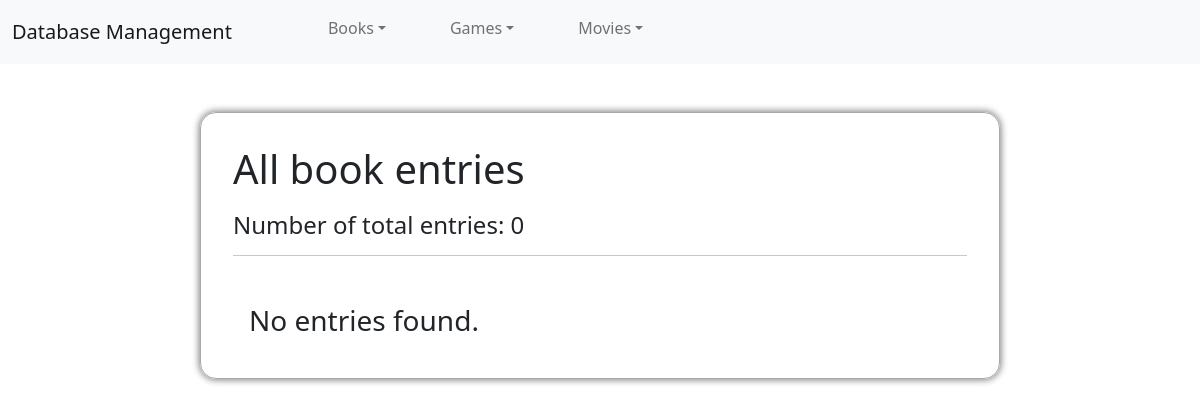
/books/all/, run on an earlier commit of the app's database.
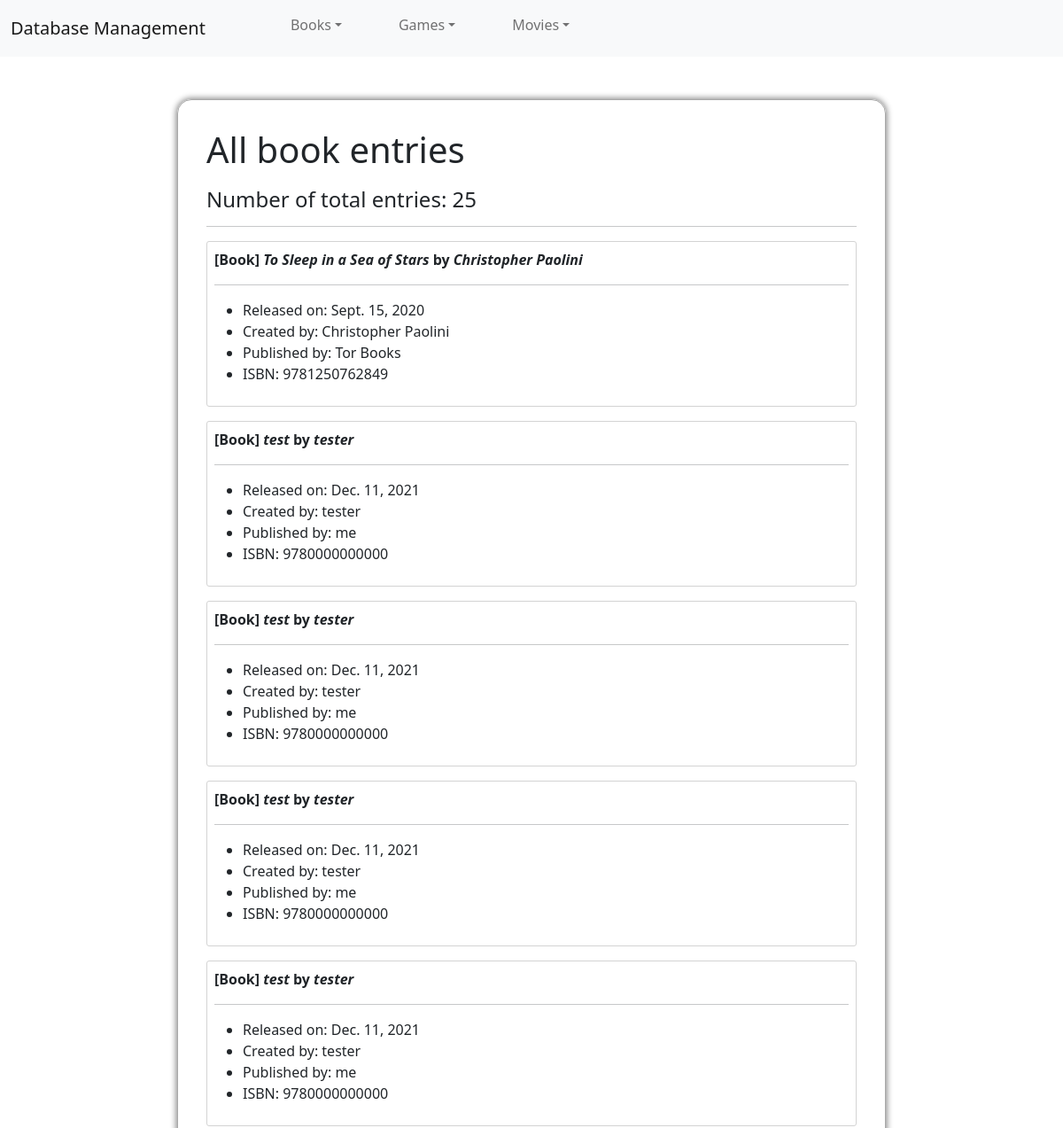
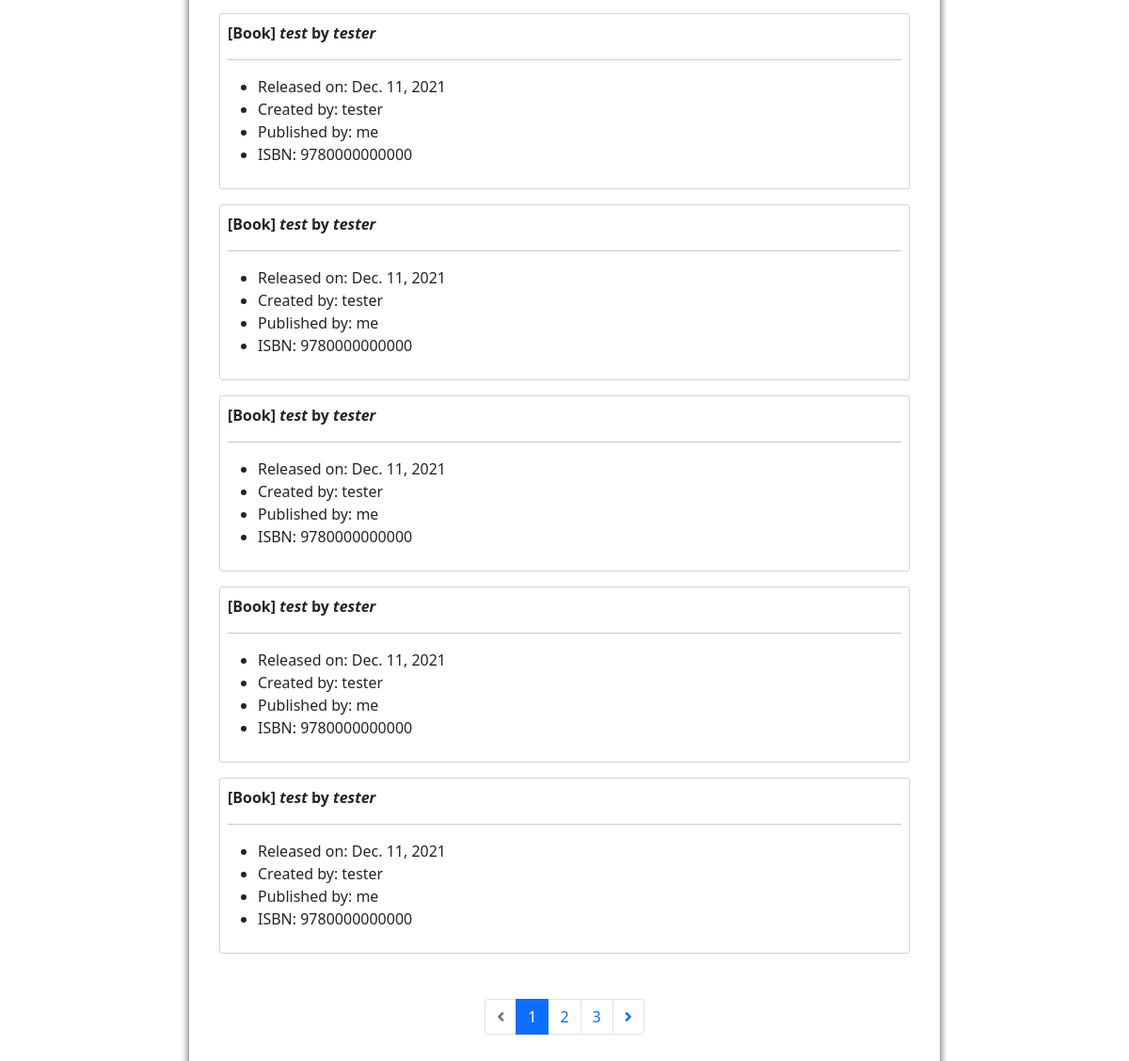
And on a later commit of the database (2 pictures, top to bottom).
### database/models.py (models this page shows)
class Book(models.Model):
    title = models.CharField(max_length=256)
    creator = models.TextField()
    published_by = models.TextField(blank=True, null=True)
    release_date = models.DateField(blank=True, null=True)
    isbn = models.IntegerField(null=True)

### database/views.py (the view)
# urls.py: path('books/all/', all_books, name='all_books'),
def all_books(request):
    return return_all_entries(request, Book, 'book')

### database/views.py (called while the page is built)
def return_all_entries(request, model, name):
    objects = model.objects.all()
    paginator = Paginator(objects, 10)
    page_num = request.GET.get('page')
    page_obj = paginator.get_page(page_num)
    return render(request, 'all_entries.html', {
        'objects': page_obj,
        'category_name': name,
        'num_entries': model.objects.all().count()
    })

### templates/all_entries.html
{% extends "base.html" %}
{% block body %}
    <h1>All {{ category_name }} entries</h1>
    <h2 class="total-entries">Number of total entries: {{ num_entries }}</h2>
    <hr>
    <div class="entries-container">
        {% for object in objects %}
            <div class="entry mt-3 p-2">
                <div class="head-text fw-bold">
                    {% if object.creator %}
                        <p>[{{ category_name.capitalize }}] <i>{{ object.title }}</i> by <i>{{ object.creator }}</i></p>
                    {% elif object.title %}
                        <p>[{{ category_name.capitalize }}] <i>{{ object.title }}</i></p>
                    {% else %}
                        <p>[{{ category_name.capitalize }}] Not enough information provided.</p>
                    {% endif %}
                </div>
                <hr>
                <div class="details-text">
                    <ul>
                        {% if object.release_date %}
                            <li>Released on: {{ object.release_date }}</li>
                        {% endif %}
                        {% if object.creator %}
                            <li>Created by: {{ object.creator }}</li>
                        {% endif %}
                        {% if object.published_by %}
                            <li>Published by: {{ object.published_by }}</li>
                        {% endif %}
                        {% if object.isbn %}
                            <li>ISBN: {{ object.isbn }}</li>
                        {% endif %}
                    </ul>
                </div>
            </div>
        {% empty %}
            <h3 class="mt-5 ms-3">No entries found.</h2>
        {% endfor %}
    </div>
    {% if objects.has_other_pages %}
        <div class="container px-4 mt-5">
            <ul class="pagination justify-content-center">
                {% if objects.has_previous %}
                    <li class="page-item"><a class="page-link" href="?page={{ objects.previous_page_number }}"><span class="fa fa-angle-left"></span></a></li>
                {% else %}
                    <li class="page-item disabled"><span class="page-link"><span class="fa fa-angle-left"></span></span></li>
                {% endif %}
                {% for i in objects.paginator.page_range %}
                    {% if objects.number == i %}
                        <li class="page-item active"><span class="page-link">{{ i }}</span></li>
                    {% else %}
                        <li class="page-item"><a class="page-link" href="?page={{ i }}">{{ i }}</a></li>
                    {% endif %}
                {% endfor %}
                {% if objects.has_next %}
                    <li class="page-item"><a class="page-link" href="?page={{ objects.next_page_number }}"><span class="fa fa-angle-right"></span></a></li>
                {% else %}
                    <li class="page-item disabled"><span class="page-link"><span class="fa fa-angle-right"></span></span></li>
                {% endif %}
            </ul>
        </div>
    {% endif %}
{% endblock %}

### templates/base.html (shortened to what this page needs)
{% load static %}
<!DOCTYPE html>
<html lang="en">
    <head>
        <link rel="stylesheet" href="{% static 'styles.css' %}">
        <link rel="stylesheet" href="{% static 'fonts.css' %}">
        <link rel="stylesheet" href="https://cdn.jsdelivr.net/npm/bootstrap@5.1.3/dist/css/bootstrap.min.css">
        <link rel="stylesheet" href="https://cdnjs.cloudflare.com/ajax/libs/font-awesome/5.15.4/css/all.min.css">
        <link rel="stylesheet" href="{% static 'chosen/chosen.min.css' %}">
    </head>
    <body>
        <nav class="navbar navbar-light bg-light navbar-expand-md">
            <div class="container-fluid">
                <a href="#" class="navbar-brand me-5">Database Management</a>
                <div class="collapse navbar-collapse">
                    <ul class="navbar-nav ms-3 me-auto mb-2">
                        <li class="nav-item dropdown px-4">
                            <a href="#" class="nav-link dropdown-toggle" id="navbarBookDropdown" role="button" data-toggle="dropdown" aria-expanded="false">Books</a>
                        </li>
                        <li class="nav-item dropdown px-4">
                            <a href="#" class="nav-link dropdown-toggle" id="navbarGameDropdown" role="button" data-toggle="dropdown" aria-expanded="false">Games</a>
                        </li>
                        <li class="nav-item dropdown px-4">
                            <a href="#" class="nav-link dropdown-toggle" id="navbarMovieDropdown" role="button" data-toggle="dropdown" aria-expanded="false">Movies</a>
                        </li>
                    </ul>
                </div>
            </div>
        </nav>
        <div class="container-fluid my-5">
            <div class="row align-items-center justify-content-center h-100">
                <div class="col-8 h-100 content-container">
                    {% block body %}
                    {% endblock %}
                </div>
            </div>
        </div>
    </body>
</html>

### static/styles.css (style rules this page uses)
.content-container { border-radius: 1em; border: 1px solid darkgray; padding: 2em !important; box-shadow: 0 0 7px 1px gray; max-width: 900px !important; }
.entry { border-radius: 3px; border: 1px solid lightgray; }
.total-entries { padding-top: 0.6rem; font-size: 1.5rem; }

What changed in the data, as far as the page shows it:
added Book: capitalize "Book", title "To Sleep in a Sea of Stars", creator "Christopher Paolini", release_date "Sept. 15, 2020", published_by "Tor Books", isbn "9781250762849"
added Book: capitalize "Book", title "test", creator "tester", release_date "Dec. 11, 2021", published_by "me", isbn "9780000000000"
added Book: capitalize "Book", title "test", creator "tester", release_date "Dec. 11, 2021", published_by "me", isbn "9780000000000"
added Book: capitalize "Book", title "test", creator "tester", release_date "Dec. 11, 2021", published_by "me", isbn "9780000000000"
added Book: capitalize "Book", title "test", creator "tester", release_date "Dec. 11, 2021", published_by "me", isbn "9780000000000"
added Book: capitalize "Book", title "test", creator "tester", release_date "Dec. 11, 2021", published_by "me", isbn "9780000000000"
added Book: capitalize "Book", title "test", creator "tester", release_date "Dec. 11, 2021", published_by "me", isbn "9780000000000"
added Book: capitalize "Book", title "test", creator "tester", release_date "Dec. 11, 2021", published_by "me", isbn "9780000000000"
added Book: capitalize "Book", title "test", creator "tester", release_date "Dec. 11, 2021", published_by "me", isbn "9780000000000"
added Book: capitalize "Book", title "test", creator "tester", release_date "Dec. 11, 2021", published_by "me", isbn "9780000000000"
Also different on the page:
{{ num_entries }}: "0" → "25"
new list line: "1"
new list line: "2"
new list line: "3"
text no longer shown: "No entries found."
